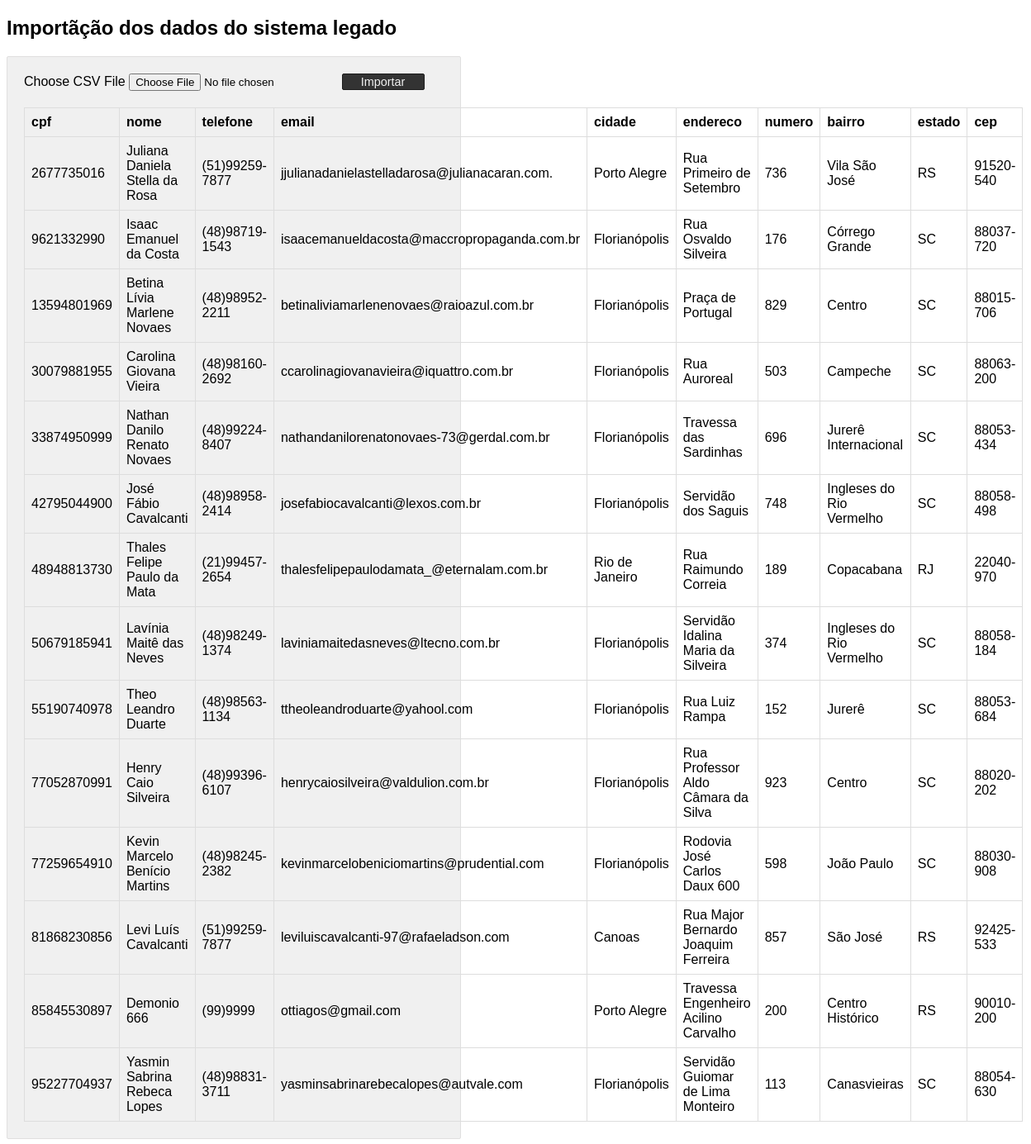
The app's page /teste/index.php with its own data.
### tables this page shows
CREATE TABLE `cliente` (
  `cpf` bigint(20) NOT NULL,
  `status` varchar(15) DEFAULT NULL,
  `nome` varchar(45) NOT NULL,
  `telefone` varchar(45) NOT NULL,
  `email` varchar(45) NOT NULL,
  `cidade` varchar(45) NOT NULL,
  `endereco` varchar(45) NOT NULL,
  `numero` int(11) NOT NULL,
  `bairro` varchar(45) NOT NULL,
  `estado` varchar(2) NOT NULL,
  `cep` varchar(20) NOT NULL
);

### teste/index.php (the view, shortened to what this page needs)
<?php
$conn = mysqli_connect("localhost", "hotel_owner", "hotel_owner123", "hoteldb");
?>
<!DOCTYPE html>
<html>
<head>
</head>
<body>
    <h2>Importãção dos dados do sistema legado</h2>
    <div class="outer-scontainer">
        <div class="row">
            <form class="form-horizontal" action="" method="post"
                name="frmCSVImport" id="frmCSVImport" enctype="multipart/form-data">
                <div class="input-row">
                    <label class="col-md-4 control-label">Choose CSV
                        File</label> <input type="file" name="file"
                        id="file" accept=".csv">
                    <button type="submit" id="submit" name="import"
                        class="btn-submit">Importar</button>
                    <br />
                </div>
            </form>
        </div>
               <?php
            $sqlSelect = "SELECT * FROM cliente";
            $result = mysqli_query($conn, $sqlSelect);
            if (mysqli_num_rows($result) > 0) {
                ?>
            <table id='userTable'>
            <thead>
                <tr>
                    <th>cpf</th>
                    <th>nome</th>
                    <th>telefone</th>
                    <th>email</th>
                    <th>cidade</th>
                    <th>endereco</th>
                    <th>numero</th>
                    <th>bairro</th>
                    <th>estado</th>
                    <th>cep</th>
                </tr>
            </thead>
<?php
                while ($row = mysqli_fetch_array($result)) {
                    ?>
                <tbody>
                <tr>
                    <td><?php  echo $row['cpf']; ?></td>
                    <td><?php  echo $row['nome']; ?></td>
                    <td><?php  echo $row['telefone']; ?></td>
                    <td><?php  echo $row['email']; ?></td>
                    <td><?php  echo $row['cidade']; ?></td>
                    <td><?php  echo $row['endereco']; ?></td>
                    <td><?php  echo $row['numero']; ?></td>
                    <td><?php  echo $row['bairro']; ?></td>
                    <td><?php  echo $row['estado']; ?></td>
                    <td><?php  echo $row['cep']; ?></td>
                </tr>
                    <?php
                }
                ?>
                </tbody>
        </table>
        <?php } ?>
    </div>
</body>
</html>

### teste/index.php (style rules this page uses)
body { font-family: Arial; width: 550px; }
.outer-scontainer { background: #F0F0F0; border: #e0dfdf 1px solid; padding: 20px; border-radius: 2px; }
.input-row { margin-top: 0px; margin-bottom: 20px; }
.btn-submit { background: #333; border: #1d1d1d 1px solid; color: #f0f0f0; font-size: 0.9em; width: 100px; border-radius: 2px; cursor: pointer; }
.outer-scontainer table { border-collapse: collapse; width: 100%; }
.outer-scontainer th { border: 1px solid #dddddd; padding: 8px; text-align: left; }
.outer-scontainer td { border: 1px solid #dddddd; padding: 8px; text-align: left; }

### records on screen
cliente: cpf "2677735016", nome "Juliana Daniela Stella da Rosa", telefone "(51)99259-7877", email "jjulianadanielastelladarosa@julianacaran.com.", cidade "Porto Alegre", endereco "Rua Primeiro de Setembro", numero "736", bairro "Vila São José", estado "RS", cep "91520-540"
cliente: cpf "9621332990", nome "Isaac Emanuel da Costa", telefone "(48)98719-1543", email "isaacemanueldacosta@maccropropaganda.com.br", cidade "Florianópolis", endereco "Rua Osvaldo Silveira", numero "176", bairro "Córrego Grande", estado "SC", cep "88037-720"
cliente: cpf "13594801969", nome "Betina Lívia Marlene Novaes", telefone "(48)98952-2211", email "betinaliviamarlenenovaes@raioazul.com.br", cidade "Florianópolis", endereco "Praça de Portugal", numero "829", bairro "Centro", estado "SC", cep "88015-706"
cliente: cpf "30079881955", nome "Carolina Giovana Vieira", telefone "(48)98160-2692", email "ccarolinagiovanavieira@iquattro.com.br", cidade "Florianópolis", endereco "Rua Auroreal", numero "503", bairro "Campeche", estado "SC", cep "88063-200"
cliente: cpf "33874950999", nome "Nathan Danilo Renato Novaes", telefone "(48)99224-8407", email "nathandanilorenatonovaes-73@gerdal.com.br", cidade "Florianópolis", endereco "Travessa das Sardinhas", numero "696", bairro "Jurerê Internacional", estado "SC", cep "88053-434"
cliente: cpf "42795044900", nome "José Fábio Cavalcanti", telefone "(48)98958-2414", email "josefabiocavalcanti@lexos.com.br", cidade "Florianópolis", endereco "Servidão dos Saguis", numero "748", bairro "Ingleses do Rio Vermelho", estado "SC", cep "88058-498"
cliente: cpf "48948813730", nome "Thales Felipe Paulo da Mata", telefone "(21)99457-2654", email "thalesfelipepaulodamata_@eternalam.com.br", cidade "Rio de Janeiro", endereco "Rua Raimundo Correia", numero "189", bairro "Copacabana", estado "RJ", cep "22040-970"
cliente: cpf "50679185941", nome "Lavínia Maitê das Neves", telefone "(48)98249-1374", email "laviniamaitedasneves@ltecno.com.br", cidade "Florianópolis", endereco "Servidão Idalina Maria da Silveira", numero "374", bairro "Ingleses do Rio Vermelho", estado "SC", cep "88058-184"
cliente: cpf "55190740978", nome "Theo Leandro Duarte", telefone "(48)98563-1134", email "ttheoleandroduarte@yahool.com", cidade "Florianópolis", endereco "Rua Luiz Rampa", numero "152", bairro "Jurerê", estado "SC", cep "88053-684"
cliente: cpf "77052870991", nome "Henry Caio Silveira", telefone "(48)99396-6107", email "henrycaiosilveira@valdulion.com.br", cidade "Florianópolis", endereco "Rua Professor Aldo Câmara da Silva", numero "923", bairro "Centro", estado "SC", cep "88020-202"
cliente: cpf "77259654910", nome "Kevin Marcelo Benício Martins", telefone "(48)98245-2382", email "kevinmarcelobeniciomartins@prudential.com", cidade "Florianópolis", endereco "Rodovia José Carlos Daux 600", numero "598", bairro "João Paulo", estado "SC", cep "88030-908"
cliente: cpf "81868230856", nome "Levi Luís Cavalcanti", telefone "(51)99259-7877", email "leviluiscavalcanti-97@rafaeladson.com", cidade "Canoas", endereco "Rua Major Bernardo Joaquim Ferreira", numero "857", bairro "São José", estado "RS", cep "92425-533"
cliente: cpf "85845530897", nome "Demonio 666", telefone "(99)9999", email "ottiagos@gmail.com", cidade "Porto Alegre", endereco "Travessa Engenheiro Acilino Carvalho", numero "200", bairro "Centro Histórico", estado "RS", cep "90010-200"
cliente: cpf "95227704937", nome "Yasmin Sabrina Rebeca Lopes", telefone "(48)98831-3711", email "yasminsabrinarebecalopes@autvale.com", cidade "Florianópolis", endereco "Servidão Guiomar de Lima Monteiro", numero "113", bairro "Canasvieiras", estado "SC", cep "88054-630"
